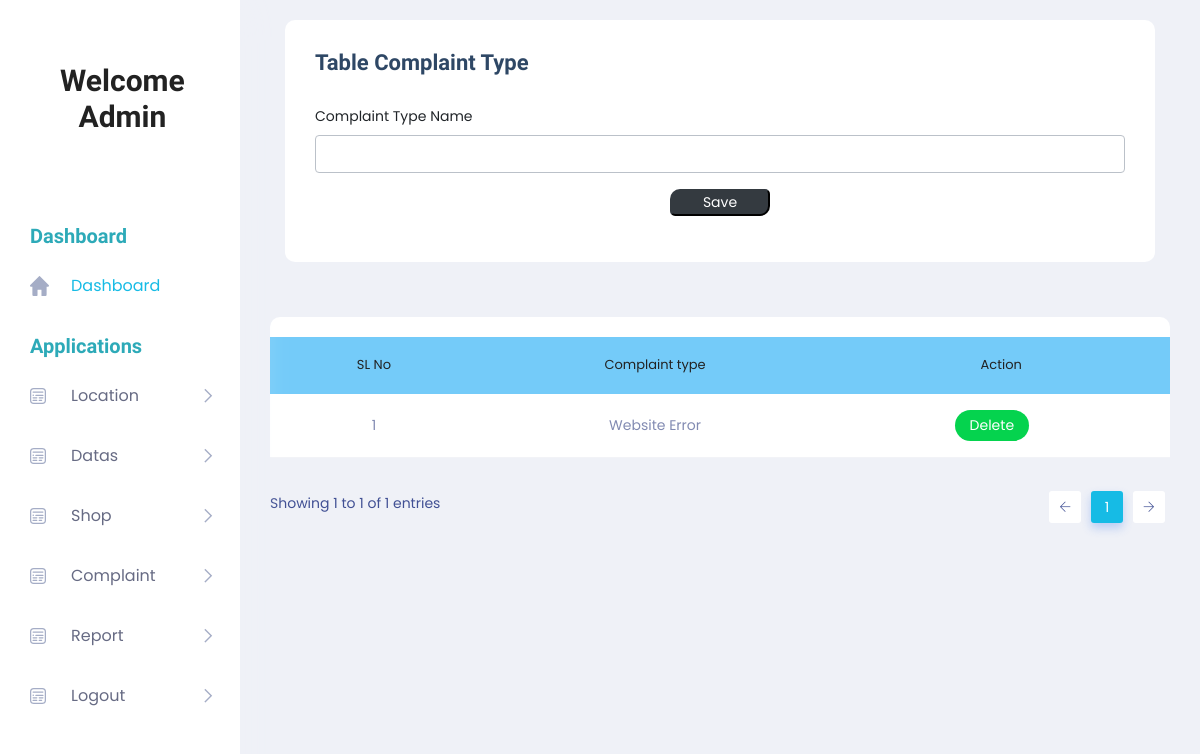
/Project/Admin/Complainttype.php, run on an earlier commit of the app's database.
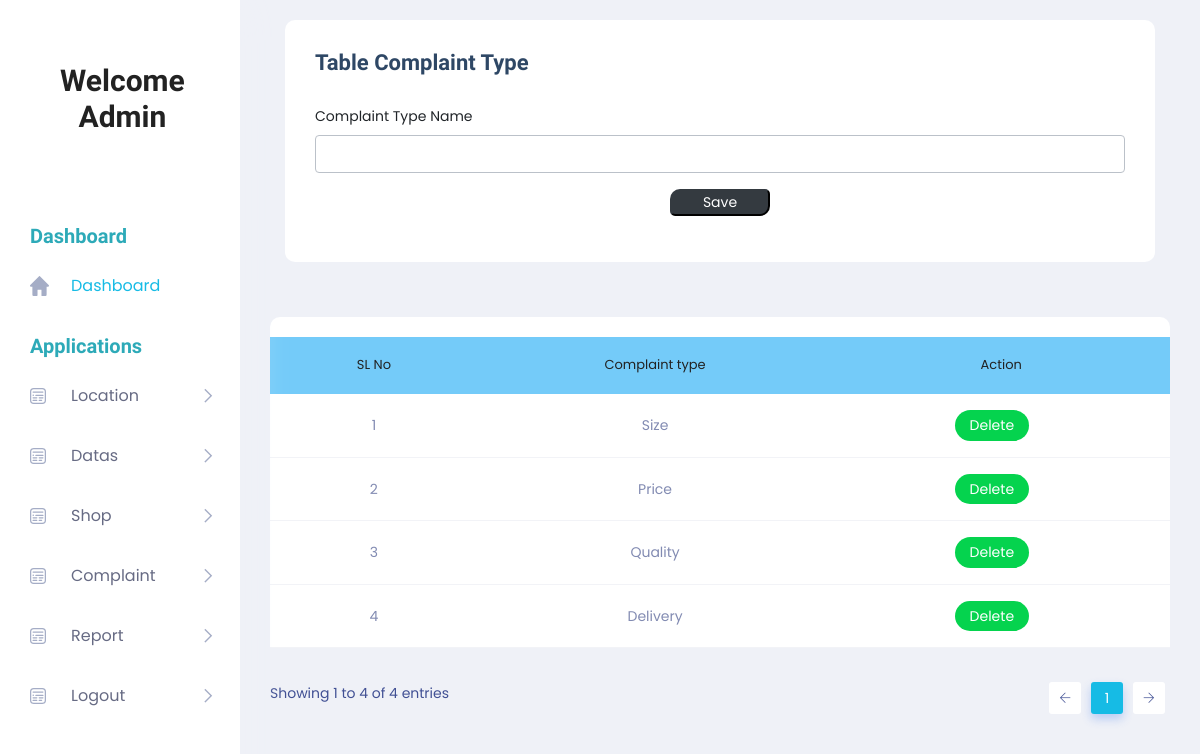
And on a later commit of the database.
### tables this page shows
CREATE TABLE `tbl_complainttype` (
  `complainttype_id` int(11) NOT NULL,
  `complainttype_name` varchar(100) NOT NULL
);

### Project/Admin/Complainttype.php (the view, shortened to what this page needs)
<!DOCTYPE html PUBLIC "-//W3C//DTD XHTML 1.0 Transitional//EN" "http://www.w3.org/TR/xhtml1/DTD/xhtml1-transitional.dtd">
<html xmlns="http://www.w3.org/1999/xhtml">
<head>
</head>
<?php
include('Head.php');
?>
<body>
        <section class="main_content dashboard_part">
            <div class="main_content_iner ">
                <div class="container-fluid p-0">
                    <div class="row justify-content-center">
                        <div class="col-12">
                            <div class="QA_section">
                                <div class="white_box_tittle list_header">
                                    <div class="col-lg-12">
                                        <div class="white_box mb_30">
                                            <div class="box_header ">
                                                <div class="main-title">
                                                    <h3 class="mb-0" >Table Complaint Type</h3>
                                                </div>
                                            </div>
                                            <form method="post">
                                                <div class="form-group">
                                                    <label for="txt_complainttype">Complaint Type Name</label>
                                                    <input required="" type="text" class="form-control" id="txt_complainttype" name="txt_complainttype" autocomplete="off" required>
                                                </div>
                                                <div class="form-group" align="center">
<input type="submit" class="btn-dark" style="width:100px; border-radius: 10px 5px " name="btn_save" value="Save" >
                                                </div>
                                            </form>
                                        </div>
                                    </div>
                                </div>
                                <div class="QA_table mb_30">
                                    <table class="table lms_table_active">
                                        <thead>
                                            <tr style="background-color: #74CBF9">
                                                <td align="center" scope="col">SL No</td>
                                                <td align="center" scope="col">Complaint type</td>
                                                <td align="center" scope="col">Action</td>
                                            </tr>
                                        </thead>
                                        <tbody>
                                            <?php
                                                $i = 0;
                                                $selQry = "select * from tbl_complainttype";
                                                $rs = $Conn->query($selQry);
                                                while ($data = $rs->fetch_assoc()) {
                                                    $i++;
                                            ?>
                                            <tr>
                                                <td align="center"><?php echo $i;?></td>
                                                <td align="center"><?php echo $data["complainttype_name"];?></td>
                                                <td align="center"><a href="complainttype.php?id=<?php echo $data["complainttype_id"];?>" class="status_btn">Delete</a> &nbsp;&nbsp;&nbsp;&nbsp;
</td>                                            </tr>
                                            <?php
                                              }
                                            ?>
                                        </tbody>
                                    </table>
                                </div>
                            </div>
                        </div>
                    </div>
                </div>
            </div>
        </section>
        <?php
		include('Foot.php');
		?>
</body>
</html>

What changed in the data, as far as the page shows it:
changed tbl_complainttype: complainttype_name "Website Error" → "Size"
added tbl_complainttype: complainttype_name "Price"
added tbl_complainttype: complainttype_name "Quality"
added tbl_complainttype: complainttype_name "Delivery"
Also different on the page:
text written by a page script: "Showing 1 to 1 of 1 entries 1" → "Showing 1 to 4 of 4 entries 1"
